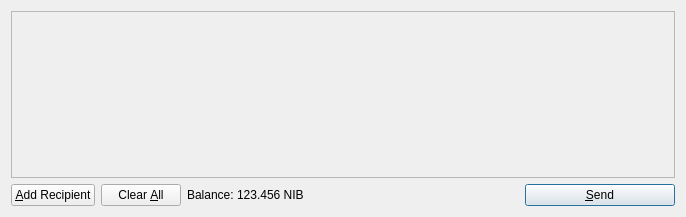
<?xml version="1.0" encoding="UTF-8"?>
<ui version="4.0">
 <class>SendCoinsDialog</class>
 <widget class="QDialog" name="SendCoinsDialog">
  <property name="geometry">
   <rect>
    <x>0</x>
    <y>0</y>
    <width>686</width>
    <height>217</height>
   </rect>
  </property>
  <property name="windowTitle">
   <string>Send Coins</string>
  </property>
  <layout class="QVBoxLayout" name="verticalLayout">
   <item>
    <widget class="QScrollArea" name="scrollArea">
     <property name="widgetResizable">
      <bool>true</bool>
     </property>
     <widget class="QWidget" name="scrollAreaWidgetContents">
      <property name="geometry">
       <rect>
        <x>0</x>
        <y>0</y>
        <width>666</width>
        <height>165</height>
       </rect>
      </property>
      <layout class="QVBoxLayout" name="verticalLayout_2">
       <property name="margin">
        <number>0</number>
       </property>
       <item>
        <layout class="QVBoxLayout" name="entries">
         <property name="spacing">
          <number>6</number>
         </property>
        </layout>
       </item>
       <item>
        <spacer name="verticalSpacer">
         <property name="orientation">
          <enum>Qt::Vertical</enum>
         </property>
         <property name="sizeHint" stdset="0">
          <size>
           <width>20</width>
           <height>40</height>
          </size>
         </property>
        </spacer>
       </item>
      </layout>
     </widget>
    </widget>
   </item>
   <item>
    <layout class="QHBoxLayout" name="horizontalLayout">
     <item>
      <widget class="QPushButton" name="addButton">
       <property name="toolTip">
        <string>Send to multiple recipients at once</string>
       </property>
       <property name="text">
        <string>&amp;Add Recipient</string>
       </property>
       <property name="icon">
        <iconset resource="../bitcoin.qrc">
         <normaloff>:/icons/add</normaloff>:/icons/add</iconset>
       </property>
       <property name="autoDefault">
        <bool>false</bool>
       </property>
      </widget>
     </item>
     <item>
      <widget class="QPushButton" name="clearButton">
       <property name="sizePolicy">
        <sizepolicy hsizetype="Minimum" vsizetype="Fixed">
         <horstretch>0</horstretch>
         <verstretch>0</verstretch>
        </sizepolicy>
       </property>
       <property name="toolTip">
        <string>Remove all transaction fields</string>
       </property>
       <property name="text">
        <string>Clear &amp;All</string>
       </property>
       <property name="icon">
        <iconset resource="../bitcoin.qrc">
         <normaloff>:/icons/remove</normaloff>:/icons/remove</iconset>
       </property>
       <property name="autoRepeatDelay">
        <number>300</number>
       </property>
       <property name="autoDefault">
        <bool>false</bool>
       </property>
      </widget>
     </item>
     <item>
      <layout class="QHBoxLayout" name="horizontalLayout_2">
       <property name="spacing">
        <number>3</number>
       </property>
       <item>
        <widget class="QLabel" name="label">
         <property name="text">
          <string>Balance:</string>
         </property>
        </widget>
       </item>
       <item>
        <widget class="QLabel" name="labelBalance">
         <property name="cursor">
          <cursorShape>IBeamCursor</cursorShape>
         </property>
         <property name="text">
          <string>123.456 NIB</string>
         </property>
         <property name="textInteractionFlags">
          <set>Qt::LinksAccessibleByMouse|Qt::TextSelectableByKeyboard|Qt::TextSelectableByMouse</set>
         </property>
        </widget>
       </item>
      </layout>
     </item>
     <item>
      <spacer name="horizontalSpacer">
       <property name="orientation">
        <enum>Qt::Horizontal</enum>
       </property>
       <property name="sizeHint" stdset="0">
        <size>
         <width>40</width>
         <height>20</height>
        </size>
       </property>
      </spacer>
     </item>
     <item>
      <widget class="QPushButton" name="sendButton">
       <property name="minimumSize">
        <size>
         <width>150</width>
         <height>0</height>
        </size>
       </property>
       <property name="toolTip">
        <string>Confirm the send action</string>
       </property>
       <property name="text">
        <string>&amp;Send</string>
       </property>
       <property name="icon">
        <iconset resource="../bitcoin.qrc">
         <normaloff>:/icons/send</normaloff>:/icons/send</iconset>
       </property>
       <property name="default">
        <bool>true</bool>
       </property>
      </widget>
     </item>
    </layout>
   </item>
  </layout>
 </widget>
 <resources>
  <include location="../bitcoin.qrc"/>
 </resources>
 <connections/>
</ui>
